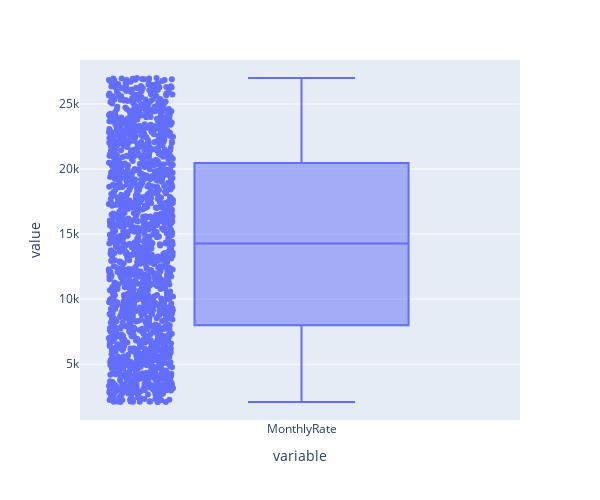

Write notebook code for a chart like this one.
### Code cell
box6.show()
"""
Column: MonthlyRate
Outliers: None
Max: 26.999k
Min: 2094
Median: 14.269k
Box Limit: 7987 - 20.462k
"""

### Figure 1 — Plotly figure (JSON) as saved in the notebook; plotly's stock layout.template omitted (floating-point values rounded to 4 significant figures; data arrays with more than 128 entries replaced by an {"elided": "..."} marker saying what was removed)
{"data": [{"alignmentgroup": "True", "boxpoints": "all", "hovertemplate": "variable=%{x}<br>value=%{y}<extra></extra>", "legendgroup": "", "marker": {"color": "#636efa"}, "name": "", "notched": false, "offsetgroup": "", "orientation": "v", "showlegend": false, "type": "box", "x": {"elided": "1676 str values"}, "x0": " ", "xaxis": "x", "y": {"elided": "1676 int values"}, "y0": " ", "yaxis": "y"}], "layout": {"boxmode": "group", "height": 500, "legend": {"tracegroupgap": 0}, "margin": {"t": 60}, "width": 600, "xaxis": {"anchor": "y", "domain": [0, 1], "title": {"text": "variable"}}, "yaxis": {"anchor": "x", "domain": [0, 1], "title": {"text": "value"}}}}
